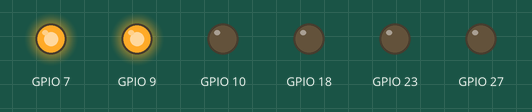
A program run on a simulated Raspberry Pi (BCM pin numbers). Parts: output pins drawn as LEDs (lit = HIGH). Pins used as bus, display or sensor lines are not drawn. At 0.0 s the program stops and its outputs stay as they are.

Above: at 0.1 s.
Timing chart, 0 to 1.5 s (numbered marks = the images above):
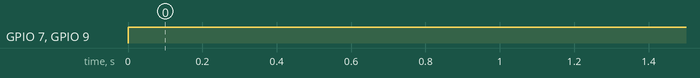

The program:

number.py
```python
######### SAMPLE CODE FOR 7 SEGMENT DISPLAY ###########

### Setup the Raspberry Pi GPIO for USE


# First import the GPIO module
import RPi.GPIO as GPIO

# Now set up GPIO using BCM numbering
GPIO.setmode(GPIO.BCM)
GPIO.setwarnings(False)

### Assign the 7 segment variables that will map to each GPIO port
# Note: Use the numbers based on how you wired up the Pi

##a=19
##b=26
##c=20
##d=16
##e=12
##f=14
##g=6
##dot=21

a=10
b=7
c=19
d=23
e=18
f=27
g=06
dot=9


### Declare each GPIO port that will be used as an OUTPUT port
GPIO.setup(a,GPIO.OUT)
GPIO.setup(b,GPIO.OUT)
GPIO.setup(c,GPIO.OUT)
GPIO.setup(d,GPIO.OUT)
GPIO.setup(e,GPIO.OUT)
GPIO.setup(f,GPIO.OUT)
GPIO.setup(g,GPIO.OUT)
GPIO.setup(dot,GPIO.OUT)
### Turn on specific segments to make a number
#Number 1 = b,c ON and everything else OFF
GPIO.output(a,0)
GPIO.output(b,1)
GPIO.output(c,1)
GPIO.output(d,0)
GPIO.output(e,0)
GPIO.output(f,0)
GPIO.output(g,0)
GPIO.output(dot,1)
```

Measured:
- by itself, GPIO 7, GPIO 9: LOW → HIGH at 0.00 s
